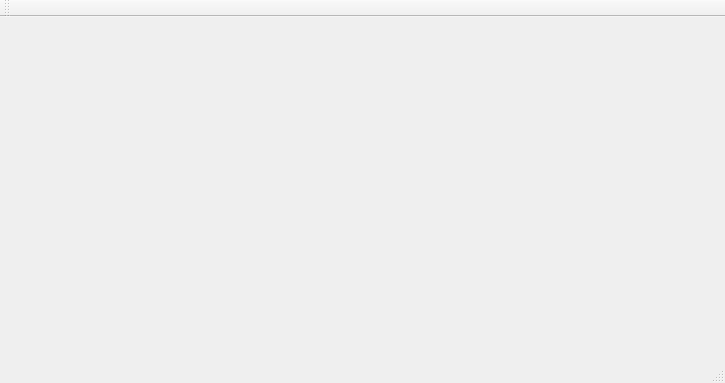
<?xml version="1.0" encoding="UTF-8"?>
<ui version="4.0">
 <class>MainWindow</class>
 <widget class="QMainWindow" name="MainWindow">
  <property name="geometry">
   <rect>
    <x>0</x>
    <y>0</y>
    <width>725</width>
    <height>383</height>
   </rect>
  </property>
  <property name="windowTitle">
   <string>MainWindow</string>
  </property>
  <widget class="QWidget" name="centralWidget"/>
  <widget class="QMenuBar" name="menuBar">
   <property name="geometry">
    <rect>
     <x>0</x>
     <y>0</y>
     <width>725</width>
     <height>22</height>
    </rect>
   </property>
  </widget>
  <widget class="QToolBar" name="mainToolBar">
   <attribute name="toolBarArea">
    <enum>TopToolBarArea</enum>
   </attribute>
   <attribute name="toolBarBreak">
    <bool>false</bool>
   </attribute>
  </widget>
  <widget class="QStatusBar" name="statusBar"/>
 </widget>
 <layoutdefault spacing="6" margin="11"/>
 <resources/>
 <connections/>
</ui>
